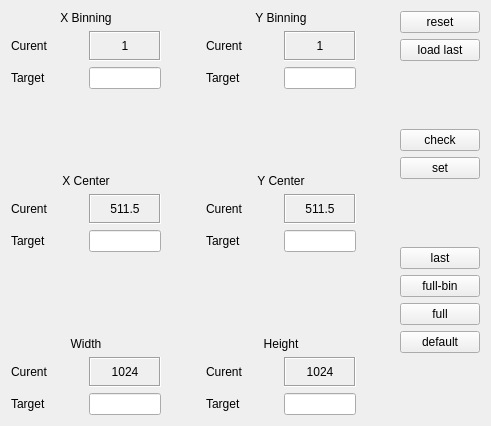
<?xml version="1.0" encoding="UTF-8"?>
<ui version="4.0">
 <class>roi</class>
 <widget class="QWidget" name="roi">
  <property name="geometry">
   <rect>
    <x>0</x>
    <y>0</y>
    <width>491</width>
    <height>426</height>
   </rect>
  </property>
  <property name="windowTitle">
   <string>Form</string>
  </property>
  <property name="windowIcon">
   <iconset>
    <normaloff>:/icons/crop.png</normaloff>:/icons/crop.png</iconset>
  </property>
  <layout class="QGridLayout" name="gridLayout">
   <item row="0" column="2">
    <layout class="QVBoxLayout" name="vl_buttons">
     <item>
      <widget class="QPushButton" name="button_reset">
       <property name="focusPolicy">
        <enum>Qt::NoFocus</enum>
       </property>
       <property name="text">
        <string>reset</string>
       </property>
      </widget>
     </item>
     <item>
      <widget class="QPushButton" name="button_loadlast">
       <property name="focusPolicy">
        <enum>Qt::NoFocus</enum>
       </property>
       <property name="text">
        <string>load last</string>
       </property>
      </widget>
     </item>
     <item>
      <spacer name="verticalSpacer_2">
       <property name="orientation">
        <enum>Qt::Vertical</enum>
       </property>
       <property name="sizeHint" stdset="0">
        <size>
         <width>20</width>
         <height>40</height>
        </size>
       </property>
      </spacer>
     </item>
     <item>
      <widget class="QPushButton" name="button_check">
       <property name="focusPolicy">
        <enum>Qt::TabFocus</enum>
       </property>
       <property name="text">
        <string>check</string>
       </property>
      </widget>
     </item>
     <item>
      <widget class="QPushButton" name="button_set">
       <property name="focusPolicy">
        <enum>Qt::TabFocus</enum>
       </property>
       <property name="text">
        <string>set</string>
       </property>
      </widget>
     </item>
     <item>
      <spacer name="verticalSpacer">
       <property name="orientation">
        <enum>Qt::Vertical</enum>
       </property>
       <property name="sizeHint" stdset="0">
        <size>
         <width>20</width>
         <height>40</height>
        </size>
       </property>
      </spacer>
     </item>
     <item>
      <widget class="QPushButton" name="button_last">
       <property name="focusPolicy">
        <enum>Qt::NoFocus</enum>
       </property>
       <property name="text">
        <string>last</string>
       </property>
      </widget>
     </item>
     <item>
      <widget class="QPushButton" name="button_fullbin">
       <property name="focusPolicy">
        <enum>Qt::NoFocus</enum>
       </property>
       <property name="text">
        <string>full-bin</string>
       </property>
      </widget>
     </item>
     <item>
      <widget class="QPushButton" name="button_full">
       <property name="focusPolicy">
        <enum>Qt::NoFocus</enum>
       </property>
       <property name="text">
        <string>full</string>
       </property>
      </widget>
     </item>
     <item>
      <widget class="QPushButton" name="button_default">
       <property name="focusPolicy">
        <enum>Qt::NoFocus</enum>
       </property>
       <property name="text">
        <string>default</string>
       </property>
      </widget>
     </item>
     <item>
      <spacer name="verticalSpacer_3">
       <property name="orientation">
        <enum>Qt::Vertical</enum>
       </property>
       <property name="sizeHint" stdset="0">
        <size>
         <width>20</width>
         <height>40</height>
        </size>
       </property>
      </spacer>
     </item>
    </layout>
   </item>
   <item row="0" column="1">
    <spacer name="horizontalSpacer_4">
     <property name="orientation">
      <enum>Qt::Horizontal</enum>
     </property>
     <property name="sizeHint" stdset="0">
      <size>
       <width>40</width>
       <height>20</height>
      </size>
     </property>
    </spacer>
   </item>
   <item row="0" column="0">
    <layout class="QVBoxLayout" name="vl_values">
     <item>
      <layout class="QHBoxLayout" name="hl_binning">
       <item>
        <layout class="QVBoxLayout" name="vl_bin_x">
         <item>
          <widget class="QLabel" name="lab_bin_x_title">
           <property name="text">
            <string>X Binning</string>
           </property>
           <property name="alignment">
            <set>Qt::AlignCenter</set>
           </property>
          </widget>
         </item>
         <item>
          <layout class="QGridLayout" name="gl_bin_x" columnstretch="3,3">
           <item row="1" column="0">
            <widget class="QLabel" name="lab_bin_x_tgt">
             <property name="text">
              <string>Target</string>
             </property>
            </widget>
           </item>
           <item row="1" column="1">
            <widget class="xqt::statusLineEdit" name="le_bin_x">
             <property name="focusPolicy">
              <enum>Qt::StrongFocus</enum>
             </property>
             <property name="alignment">
              <set>Qt::AlignCenter</set>
             </property>
            </widget>
           </item>
           <item row="0" column="1">
            <widget class="xqt::statusLabel" name="val_bin_x">
             <property name="sizePolicy">
              <sizepolicy hsizetype="Preferred" vsizetype="Minimum">
               <horstretch>0</horstretch>
               <verstretch>0</verstretch>
              </sizepolicy>
             </property>
             <property name="minimumSize">
              <size>
               <width>0</width>
               <height>30</height>
              </size>
             </property>
             <property name="focusPolicy">
              <enum>Qt::ClickFocus</enum>
             </property>
             <property name="frameShape">
              <enum>QFrame::Box</enum>
             </property>
             <property name="frameShadow">
              <enum>QFrame::Sunken</enum>
             </property>
             <property name="text">
              <string>1</string>
             </property>
             <property name="alignment">
              <set>Qt::AlignCenter</set>
             </property>
            </widget>
           </item>
           <item row="0" column="0">
            <widget class="QLabel" name="lab_bin_x_curr">
             <property name="text">
              <string>Curent</string>
             </property>
            </widget>
           </item>
          </layout>
         </item>
        </layout>
       </item>
       <item>
        <spacer name="horizontalSpacer">
         <property name="orientation">
          <enum>Qt::Horizontal</enum>
         </property>
         <property name="sizeHint" stdset="0">
          <size>
           <width>40</width>
           <height>20</height>
          </size>
         </property>
        </spacer>
       </item>
       <item>
        <layout class="QVBoxLayout" name="vl_bin_y">
         <item>
          <widget class="QLabel" name="lab_bin_y_title">
           <property name="text">
            <string>Y Binning</string>
           </property>
           <property name="alignment">
            <set>Qt::AlignCenter</set>
           </property>
          </widget>
         </item>
         <item>
          <layout class="QGridLayout" name="gl_bin_y" columnstretch="3,3">
           <item row="1" column="1">
            <widget class="xqt::statusLineEdit" name="le_bin_y">
             <property name="focusPolicy">
              <enum>Qt::StrongFocus</enum>
             </property>
             <property name="alignment">
              <set>Qt::AlignCenter</set>
             </property>
            </widget>
           </item>
           <item row="0" column="1">
            <widget class="xqt::statusLabel" name="val_bin_y">
             <property name="sizePolicy">
              <sizepolicy hsizetype="Preferred" vsizetype="Fixed">
               <horstretch>0</horstretch>
               <verstretch>0</verstretch>
              </sizepolicy>
             </property>
             <property name="minimumSize">
              <size>
               <width>0</width>
               <height>30</height>
              </size>
             </property>
             <property name="focusPolicy">
              <enum>Qt::ClickFocus</enum>
             </property>
             <property name="frameShape">
              <enum>QFrame::Box</enum>
             </property>
             <property name="frameShadow">
              <enum>QFrame::Sunken</enum>
             </property>
             <property name="text">
              <string>1</string>
             </property>
             <property name="alignment">
              <set>Qt::AlignCenter</set>
             </property>
            </widget>
           </item>
           <item row="0" column="0">
            <widget class="QLabel" name="lab_bin_y_curr">
             <property name="text">
              <string>Curent</string>
             </property>
            </widget>
           </item>
           <item row="1" column="0">
            <widget class="QLabel" name="lab_bin_y_tgt">
             <property name="text">
              <string>Target</string>
             </property>
            </widget>
           </item>
          </layout>
         </item>
        </layout>
       </item>
      </layout>
     </item>
     <item>
      <spacer name="verticalSpacer_4">
       <property name="orientation">
        <enum>Qt::Vertical</enum>
       </property>
       <property name="sizeHint" stdset="0">
        <size>
         <width>20</width>
         <height>40</height>
        </size>
       </property>
      </spacer>
     </item>
     <item>
      <layout class="QHBoxLayout" name="hl_center">
       <item>
        <layout class="QVBoxLayout" name="vl_center_x">
         <item>
          <widget class="QLabel" name="lab_center_x_title">
           <property name="text">
            <string>X Center</string>
           </property>
           <property name="alignment">
            <set>Qt::AlignCenter</set>
           </property>
          </widget>
         </item>
         <item>
          <layout class="QGridLayout" name="gl_center_x" columnstretch="3,3">
           <item row="1" column="1">
            <widget class="xqt::statusLineEdit" name="le_center_x">
             <property name="focusPolicy">
              <enum>Qt::StrongFocus</enum>
             </property>
             <property name="alignment">
              <set>Qt::AlignCenter</set>
             </property>
            </widget>
           </item>
           <item row="0" column="1">
            <widget class="xqt::statusLabel" name="val_center_x">
             <property name="sizePolicy">
              <sizepolicy hsizetype="Preferred" vsizetype="Minimum">
               <horstretch>0</horstretch>
               <verstretch>0</verstretch>
              </sizepolicy>
             </property>
             <property name="minimumSize">
              <size>
               <width>0</width>
               <height>30</height>
              </size>
             </property>
             <property name="focusPolicy">
              <enum>Qt::ClickFocus</enum>
             </property>
             <property name="frameShape">
              <enum>QFrame::Box</enum>
             </property>
             <property name="frameShadow">
              <enum>QFrame::Sunken</enum>
             </property>
             <property name="text">
              <string>511.5</string>
             </property>
             <property name="alignment">
              <set>Qt::AlignCenter</set>
             </property>
            </widget>
           </item>
           <item row="0" column="0">
            <widget class="QLabel" name="lab_center_x_curr">
             <property name="text">
              <string>Curent</string>
             </property>
            </widget>
           </item>
           <item row="1" column="0">
            <widget class="QLabel" name="lab_center_x_tgt">
             <property name="text">
              <string>Target</string>
             </property>
            </widget>
           </item>
          </layout>
         </item>
        </layout>
       </item>
       <item>
        <spacer name="horizontalSpacer_2">
         <property name="orientation">
          <enum>Qt::Horizontal</enum>
         </property>
         <property name="sizeHint" stdset="0">
          <size>
           <width>40</width>
           <height>20</height>
          </size>
         </property>
        </spacer>
       </item>
       <item>
        <layout class="QVBoxLayout" name="vl_center_y">
         <item>
          <widget class="QLabel" name="lab_center_y_title">
           <property name="text">
            <string>Y Center</string>
           </property>
           <property name="alignment">
            <set>Qt::AlignCenter</set>
           </property>
          </widget>
         </item>
         <item>
          <layout class="QGridLayout" name="gl_center_y" columnstretch="3,3">
           <item row="1" column="1">
            <widget class="xqt::statusLineEdit" name="le_center_y">
             <property name="focusPolicy">
              <enum>Qt::StrongFocus</enum>
             </property>
             <property name="alignment">
              <set>Qt::AlignCenter</set>
             </property>
            </widget>
           </item>
           <item row="0" column="1">
            <widget class="xqt::statusLabel" name="val_center_y">
             <property name="sizePolicy">
              <sizepolicy hsizetype="Preferred" vsizetype="Minimum">
               <horstretch>0</horstretch>
               <verstretch>0</verstretch>
              </sizepolicy>
             </property>
             <property name="minimumSize">
              <size>
               <width>0</width>
               <height>30</height>
              </size>
             </property>
             <property name="focusPolicy">
              <enum>Qt::ClickFocus</enum>
             </property>
             <property name="frameShape">
              <enum>QFrame::Box</enum>
             </property>
             <property name="frameShadow">
              <enum>QFrame::Sunken</enum>
             </property>
             <property name="text">
              <string>511.5</string>
             </property>
             <property name="alignment">
              <set>Qt::AlignCenter</set>
             </property>
            </widget>
           </item>
           <item row="0" column="0">
            <widget class="QLabel" name="lab_center_y_curr">
             <property name="text">
              <string>Curent</string>
             </property>
            </widget>
           </item>
           <item row="1" column="0">
            <widget class="QLabel" name="lab_center_y_tgt">
             <property name="text">
              <string>Target</string>
             </property>
            </widget>
           </item>
          </layout>
         </item>
        </layout>
       </item>
      </layout>
     </item>
     <item>
      <spacer name="verticalSpacer_5">
       <property name="orientation">
        <enum>Qt::Vertical</enum>
       </property>
       <property name="sizeHint" stdset="0">
        <size>
         <width>20</width>
         <height>40</height>
        </size>
       </property>
      </spacer>
     </item>
     <item>
      <layout class="QHBoxLayout" name="hl_size">
       <item>
        <layout class="QVBoxLayout" name="vl_width">
         <item>
          <widget class="QLabel" name="lab_width_title">
           <property name="text">
            <string>Width</string>
           </property>
           <property name="alignment">
            <set>Qt::AlignCenter</set>
           </property>
          </widget>
         </item>
         <item>
          <layout class="QGridLayout" name="gl_width" columnstretch="3,3">
           <item row="1" column="1">
            <widget class="xqt::statusLineEdit" name="le_width">
             <property name="focusPolicy">
              <enum>Qt::StrongFocus</enum>
             </property>
             <property name="alignment">
              <set>Qt::AlignCenter</set>
             </property>
            </widget>
           </item>
           <item row="0" column="1">
            <widget class="xqt::statusLabel" name="val_width">
             <property name="sizePolicy">
              <sizepolicy hsizetype="Preferred" vsizetype="Minimum">
               <horstretch>0</horstretch>
               <verstretch>0</verstretch>
              </sizepolicy>
             </property>
             <property name="minimumSize">
              <size>
               <width>0</width>
               <height>30</height>
              </size>
             </property>
             <property name="focusPolicy">
              <enum>Qt::ClickFocus</enum>
             </property>
             <property name="frameShape">
              <enum>QFrame::Box</enum>
             </property>
             <property name="frameShadow">
              <enum>QFrame::Sunken</enum>
             </property>
             <property name="text">
              <string>1024</string>
             </property>
             <property name="alignment">
              <set>Qt::AlignCenter</set>
             </property>
            </widget>
           </item>
           <item row="0" column="0">
            <widget class="QLabel" name="lab_width_curr">
             <property name="text">
              <string>Curent</string>
             </property>
            </widget>
           </item>
           <item row="1" column="0">
            <widget class="QLabel" name="lab_width_tgt">
             <property name="text">
              <string>Target</string>
             </property>
            </widget>
           </item>
          </layout>
         </item>
        </layout>
       </item>
       <item>
        <spacer name="horizontalSpacer_3">
         <property name="orientation">
          <enum>Qt::Horizontal</enum>
         </property>
         <property name="sizeHint" stdset="0">
          <size>
           <width>40</width>
           <height>20</height>
          </size>
         </property>
        </spacer>
       </item>
       <item>
        <layout class="QVBoxLayout" name="vl_height">
         <item>
          <widget class="QLabel" name="lab_height_title">
           <property name="text">
            <string>Height</string>
           </property>
           <property name="alignment">
            <set>Qt::AlignCenter</set>
           </property>
          </widget>
         </item>
         <item>
          <layout class="QGridLayout" name="gl_height" columnstretch="3,3">
           <item row="1" column="1">
            <widget class="xqt::statusLineEdit" name="le_height">
             <property name="focusPolicy">
              <enum>Qt::StrongFocus</enum>
             </property>
             <property name="alignment">
              <set>Qt::AlignCenter</set>
             </property>
            </widget>
           </item>
           <item row="0" column="1">
            <widget class="xqt::statusLabel" name="val_height">
             <property name="sizePolicy">
              <sizepolicy hsizetype="Preferred" vsizetype="Minimum">
               <horstretch>0</horstretch>
               <verstretch>0</verstretch>
              </sizepolicy>
             </property>
             <property name="minimumSize">
              <size>
               <width>0</width>
               <height>30</height>
              </size>
             </property>
             <property name="focusPolicy">
              <enum>Qt::ClickFocus</enum>
             </property>
             <property name="frameShape">
              <enum>QFrame::Box</enum>
             </property>
             <property name="frameShadow">
              <enum>QFrame::Sunken</enum>
             </property>
             <property name="text">
              <string>1024</string>
             </property>
             <property name="alignment">
              <set>Qt::AlignCenter</set>
             </property>
            </widget>
           </item>
           <item row="0" column="0">
            <widget class="QLabel" name="lab_height_curr">
             <property name="text">
              <string>Curent</string>
             </property>
            </widget>
           </item>
           <item row="1" column="0">
            <widget class="QLabel" name="lab_height_tgt">
             <property name="text">
              <string>Target</string>
             </property>
            </widget>
           </item>
          </layout>
         </item>
        </layout>
       </item>
      </layout>
     </item>
    </layout>
   </item>
  </layout>
 </widget>
 <customwidgets>
  <customwidget>
   <class>xqt::statusLineEdit</class>
   <extends>QLineEdit</extends>
   <header>../xWidgets/statusLineEdit.hpp</header>
  </customwidget>
  <customwidget>
   <class>xqt::statusLabel</class>
   <extends>QLabel</extends>
   <header>../xWidgets/statusLabel.hpp</header>
  </customwidget>
 </customwidgets>
 <resources/>
 <connections/>
</ui>
